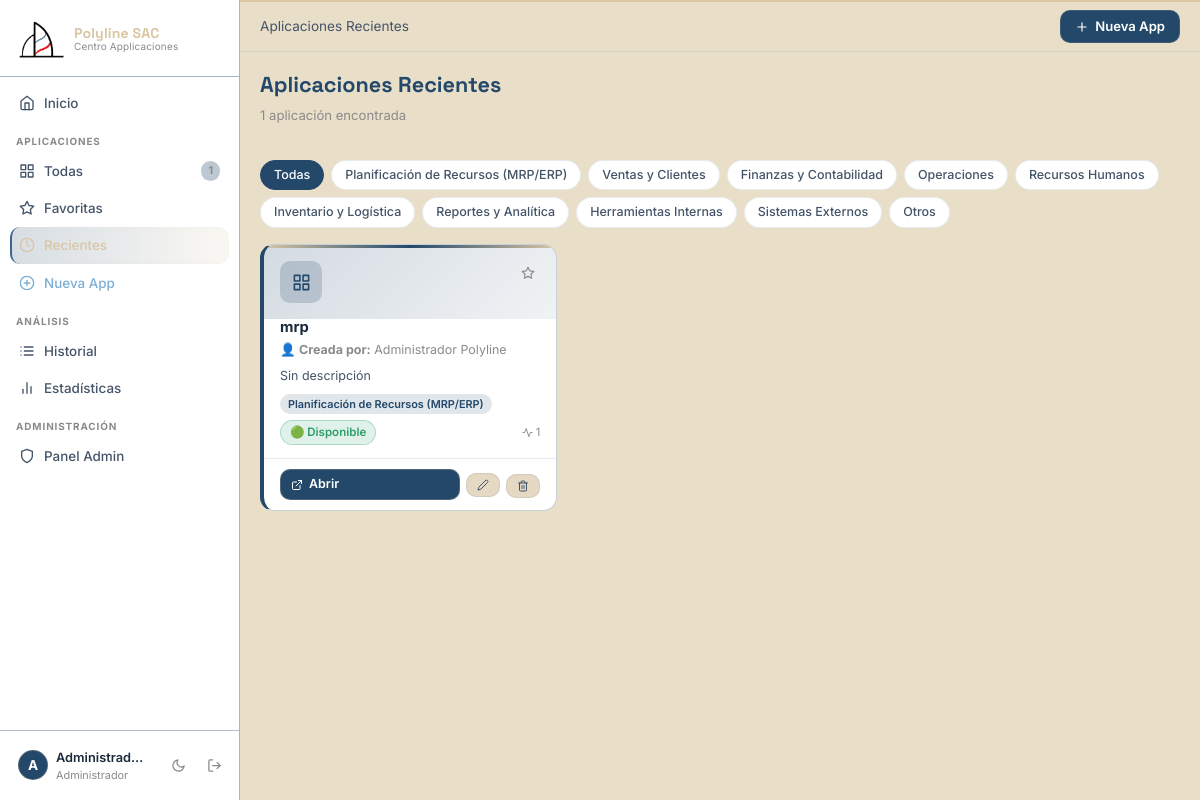
/apps/recent (signed in), run on the app's committed database.
### models/user.py (models this page shows, shortened)
class User(UserMixin, db.Model):
    __tablename__ = 'users'
    id            = db.Column(db.Integer, primary_key=True)
    nombre        = db.Column(db.String(100), nullable=False)
    correo        = db.Column(db.String(150), unique=True, nullable=False)
    password_hash = db.Column(db.String(256), nullable=False)
    foto          = db.Column(db.String(200), default='default_avatar.png')
    bio           = db.Column(db.String(300), default='')
    fecha_registro= db.Column(db.DateTime, default=datetime.utcnow)
    rol = db.Column(db.String(20), default='user', nullable=False)
    applications  = db.relationship('Application', backref='owner', lazy='dynamic', cascade='all, delete-orphan')
    history       = db.relationship('History', backref='user',  lazy='dynamic', cascade='all, delete-orphan')
    favorites = db.relationship(
    "Favorite",
    back_populates="user",
    cascade="all, delete-orphan",
    lazy="dynamic"
)
    @property
    def is_admin(self):
        return self.rol == 'admin'
    last_login = db.Column(db.DateTime)

### models/application.py (models this page shows, shortened)
class Application(db.Model):
    __tablename__ = 'applications'
    id             = db.Column(db.Integer, primary_key=True)
    user_id        = db.Column(db.Integer, db.ForeignKey('users.id'), nullable=False)
    nombre         = db.Column(db.String(150), nullable=False)
    url            = db.Column(db.String(500), nullable=False)
    descripcion    = db.Column(db.Text, default='')
    categoria      = db.Column(db.String(100), default='Otros')
    icono          = db.Column(db.String(50), default='grid')
    color          = db.Column(db.String(20), default='#23486A')
    fecha_creacion = db.Column(db.DateTime, default=datetime.utcnow)
    estado         = db.Column(db.String(20), default='disponible', nullable=False)
    history = db.relationship('History', backref='application',
                              lazy='dynamic', cascade='all, delete-orphan')
    favorites = db.relationship(
    "Favorite",
    back_populates="application",
    cascade="all, delete-orphan",
    lazy="dynamic"
)
    @property
    def total_accesos(self):
        return self.history.count()
    @property
    def estado_badge(self):
        return {
            'disponible':    ('🟢', 'Disponible',        'estado--verde'),
            'mantenimiento': ('🟡', 'En mantenimiento',  'estado--amarillo'),
            'fuera':         ('🔴', 'Fuera de servicio', 'estado--rojo'),
        }.get(self.estado, ('🟢', 'Disponible', 'estado--verde'))

### routes/apps.py (the view)
@apps_bp.route('/apps/recent')
@login_required
def recent():
    history = (
        History.query
        .filter_by(user_id=current_user.id)
        .order_by(History.fecha_acceso.desc())
        .limit(50).all()
    )
    seen, apps = set(), []
    for h in history:
        if h.application_id not in seen:
            seen.add(h.application_id)
            apps.append(h.application)
            if len(apps) >= 20:
                break
    return render_template('apps/list.html', apps=apps, categorias=CATEGORIAS,
                           selected_cat='', titulo='Aplicaciones Recientes')

### templates/apps/list.html (shortened to what this page needs)
{% extends 'base.html' %}
{% block breadcrumb %}<span>{{ titulo }}</span>{% endblock %}
{% block content %}
<div class="apps-page">
    <div class="page-header">
        <div>
            <h1 class="page-title">{{ titulo }}</h1>
            <p class="page-subtitle">
                {{ apps|length }} aplicación{{ 'es' if apps|length != 1 else '' }} encontrada{{ 's' if apps|length != 1 else '' }}
            </p>
        </div>
    </div>
    <div class="filter-bar">
        <div class="cat-filters">
            <a href="{{ url_for('apps.list_apps') }}"
               class="cat-chip {% if not selected_cat %}active{% endif %}">Todas</a>
            {% for cat in categorias %}
            <a href="{{ url_for('apps.list_apps', categoria=cat) }}"
               class="cat-chip {% if selected_cat == cat %}active{% endif %}">{{ cat }}</a>
            {% endfor %}
        </div>
    </div>
    {% if apps %}
    <div class="apps-grid" id="appsGrid">
        {% for app in apps %}
        {% set badge = app.estado_badge %}
        <div class="app-card {% if app.estado == 'fuera' %}app-card--fuera{% endif %}"
             id="card-{{ app.id }}"
             data-name="{{ app.nombre }}"
             data-cat="{{ app.categoria }}">
            <div class="app-card-header"
                 style="background: linear-gradient(135deg, {{ app.color }}33, {{ app.color }}11)">
                <div class="app-card-icon" style="color: {{ app.color }}">
                    <i data-feather="{{ app.icono }}"></i>
                </div>
                <div class="app-card-menu">
                    {% set es_favorito =
                        app.favorites.filter_by(user_id=current_user.id).first()
                        %}
                    <button class="btn-icon fav-toggle"
        data-id="{{ app.id }}"
        data-favorito="{{ 'true' if es_favorito else 'false' }}"
        title="{{ 'Quitar de favoritos' if es_favorito else 'Agregar a favoritos' }}">
    <i data-feather="star"
       class="{{ 'filled' if es_favorito else '' }}"></i>
</button>
                </div>
            </div>
            <div class="app-card-body">
                <h3 class="app-card-name">{{ app.nombre }}</h3>
                <div class="text-muted small mb-2">
                    👤 <strong>Creada por:</strong> {{ app.owner.nombre }}
                </div>
                <p class="app-card-desc">{{ app.descripcion or 'Sin descripción' }}</p>
                <div class="app-card-meta" style="flex-wrap:wrap;gap:6px">
                    <span class="cat-badge"
                          style="background: {{ app.color }}22; color: {{ app.color }}">
                        {{ app.categoria }}
                    </span>
                    <span class="estado-badge {{ badge[2] }}">
                        {{ badge[0] }} {{ badge[1] }}
                    </span>
                    <span class="access-count" style="margin-left:auto">
                        <i data-feather="activity"></i> {{ app.total_accesos }}
                    </span>
                </div>
            </div>
            <div class="app-card-footer">
                {% if app.estado == 'fuera' %}
                <span class="btn btn-ghost btn-sm flex-grow-1"
                      style="justify-content:center;cursor:not-allowed;opacity:.5"
                      title="Aplicación fuera de servicio">
                    <i data-feather="slash"></i> No disponible
                </span>
                {% else %}
                <a href="{{ url_for('apps.open_app', app_id=app.id) }}"
                   target="_blank" class="btn btn-accent btn-sm flex-grow-1">
                    <i data-feather="external-link"></i> Abrir
                </a>
                {% endif %}
                {% if current_user.is_admin or app.user_id == current_user.id %}
                <a href="{{ url_for('apps.edit_app', app_id=app.id) }}"
                   class="btn btn-ghost btn-sm" title="Editar">
                    <i data-feather="edit-2"></i>
                </a>
                <form method="POST"
                      action="{{ url_for('apps.delete_app', app_id=app.id) }}"
                      onsubmit="return confirm('¿Eliminar «{{ app.nombre }}»?')">
                    <button type="submit"
                            class="btn btn-ghost btn-sm btn-danger-ghost"
                            title="Eliminar">
                        <i data-feather="trash-2"></i>
                    </button>
                </form>
                {% endif %}
            </div>
        </div>
        {% endfor %}
    </div>
    {% endif %}
</div>
{% endblock %}

### templates/base.html (shortened to what this page needs)
<!DOCTYPE html>
<html lang="es" data-theme="dark">
<head>
    <link href="https://cdn.jsdelivr.net/npm/bootstrap@5.3.0/dist/css/bootstrap.min.css" rel="stylesheet">
    <link rel="stylesheet" href="{{ url_for('static', filename='css/main.css') }}">
</head>
<body>
{% if current_user.is_authenticated %}
  <aside class="sidebar" id="sidebar">
    <div class="sb-brand">
      <div class="sb-logo-wrap">
        <div class="sb-logo">
          <img src="{{ url_for('static', filename='img/polyline logo.png') }}"
               alt="Polyline SAC">
        </div>
        <div class="sb-name-wrap">
          <span class="sb-name">Polyline SAC</span>
          <span class="sb-sub">Centro Applicaciones</span>
        </div>
      </div>
    </div>
    <nav class="sb-nav">
      <a href="{{ url_for('dashboard.index') }}"
         class="sb-link {% if request.endpoint == 'dashboard.index' %}is-active{% endif %}">
        <i data-feather="home"></i><span>Inicio</span>
      </a>
      <p class="sb-section">Aplicaciones</p>
      <a href="{{ url_for('apps.list_apps') }}"
         class="sb-link {% if request.endpoint == 'apps.list_apps' %}is-active{% endif %}">
        <i data-feather="grid"></i><span>Todas</span>
        <span class="sb-pill">{{ total_apps_global }}</span>
      </a>
      <a href="{{ url_for('apps.favorites') }}"
         class="sb-link {% if request.endpoint == 'apps.favorites' %}is-active{% endif %}">
        <i data-feather="star"></i><span>Favoritas</span>
      </a>
      <a href="{{ url_for('apps.recent') }}"
         class="sb-link {% if request.endpoint == 'apps.recent' %}is-active{% endif %}">
        <i data-feather="clock"></i><span>Recientes</span>
      </a>
      <a href="{{ url_for('apps.new_app') }}"
         class="sb-link sb-link--accent {% if request.endpoint == 'apps.new_app' %}is-active{% endif %}">
        <i data-feather="plus-circle"></i><span>Nueva App</span>
      </a>
      <p class="sb-section">Análisis</p>
      <a href="{{ url_for('stats.history') }}"
         class="sb-link {% if request.endpoint == 'stats.history' %}is-active{% endif %}">
        <i data-feather="list"></i><span>Historial</span>
      </a>
      <a href="{{ url_for('stats.stats') }}"
         class="sb-link {% if request.endpoint == 'stats.stats' %}is-active{% endif %}">
        <i data-feather="bar-chart-2"></i><span>Estadísticas</span>
      </a>
      {% if current_user.is_admin %}
      <p class="sb-section">Administración</p>
      <a href="{{ url_for('admin.dashboard') }}"
      class="sb-link {% if request.endpoint == 'admin.dashboard' %}is-active{% endif %}">
      <i data-feather="shield"></i>
      <span>Panel Admin</span>
    </a>
    {% endif %}
    </nav>
    <div class="sb-footer">
      <a href="{{ url_for('profile.profile') }}"
         class="sb-user {% if request.endpoint == 'profile.profile' %}is-active{% endif %}">
        <div class="sb-avatar">{{ current_user.nombre[0].upper() }}</div>
        <div class="sb-user-text">
          <span class="sb-user-name">{{ current_user.nombre }}</span>
          <span class="sb-user-role">{{ 'Administrador' if current_user.is_admin else 'Usuario' }}</span>
        </div>
      </a>
      <button class="sb-icon-btn" id="themeToggle" title="Cambiar tema">
        <i data-feather="moon" id="themeIcon"></i>
      </button>
      <a href="{{ url_for('auth.logout') }}" class="sb-icon-btn sb-logout" title="Cerrar sesión">
        <i data-feather="log-out"></i>
      </a>
    </div>
  </aside>
  <div class="main-wrap" id="mainWrap">
    <header class="topbar">
      <div class="topbar-crumb">{% block breadcrumb %}{% endblock %}</div>
      <div class="topbar-right">
        <a href="{{ url_for('apps.new_app') }}" class="btn-top-accent">
          <i data-feather="plus"></i> Nueva App
        </a>
      </div>
    </header>
    <div class="page-body">
      {% block content %}{% endblock %}
    </div>
  </div>
{% else %}
  <div class="auth-shell">
    {% block auth_content %}{% endblock %}
  </div>
{% endif %}
</body>
</html>

### templates/apps/list.html (style rules this page uses)
.estado-badge { display: inline-flex; align-items: center; gap: 5px; font-size: .72rem; font-weight: 600; padding: 3px 9px; border-radius: 20px; }
.estado--verde { background: rgba(45,158,107,.15); color: #2D9E6B; border: 1px solid rgba(45,158,107,.3); }

### data on the page
User: nombre "A", nombre "Administrad…", rol "Administrador"
Application: nombre "mrp", owner.nombre "Administrador Polyline", descripcion "Sin descripción", categoria "Planificación de Recursos (MRP/ERP)", badge "🟢", estado "Disponible", total_accesos "1"

### other printed values
{{ total_apps_global }} "1"
{{ titulo }} "Aplicaciones Recientes"
{{ apps|length }} "1"
{{ cat }} "Planificación de Recursos (MRP/ERP)" "Ventas y Clientes" "Finanzas y Contabilidad" "Operaciones" "Recursos Humanos" "Inventario y Logística" "Reportes y Analítica" "Herramientas Internas" "Sistemas Externos" "Otros"
